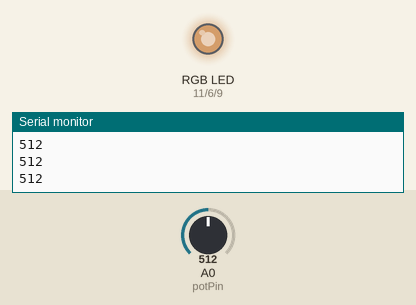
The sketch below on a simulated Arduino Uno, built with avr-gcc and run on an emulated ATmega328P. On the bench: an RGB LED mixed from three pins (HIGH = lit), the last lines printed to the serial monitor. The test bench sets the inputs (shaded band); at power-on: A0 (potPin) = 512. Dim RGB values are drawn brighter than linear.

Above: at 1.2 s.
1.3 s: A0 (potPin) set to 716
At 1.8 s:
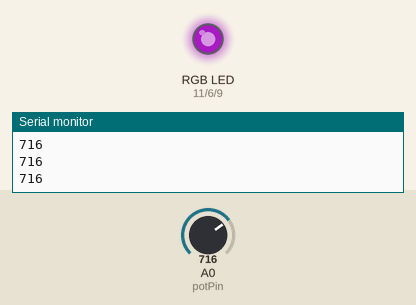
2.8 s: A0 (potPin) set to 900
At 3.2 s:
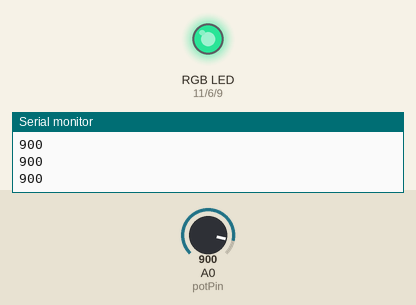
4.3 s: A0 (potPin) set to 1023
At 4.6 s:
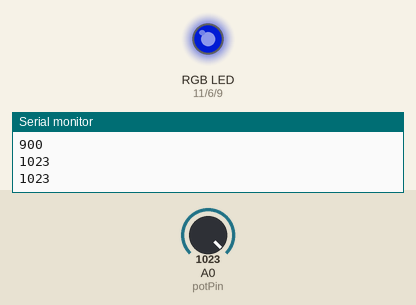
5.8 s: A0 (potPin) set to 306
At 7.0 s:
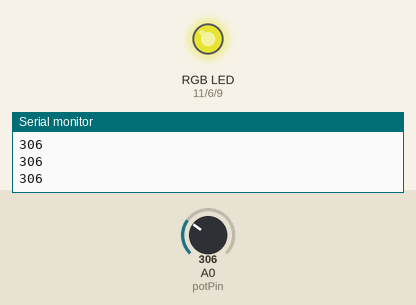
7.3 s: A0 (potPin) set to 122
At 8.5 s:
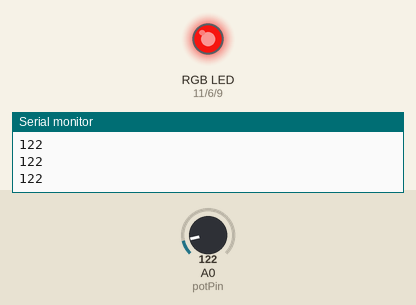
8.8 s: A0 (potPin) set to 0
At 10.0 s:
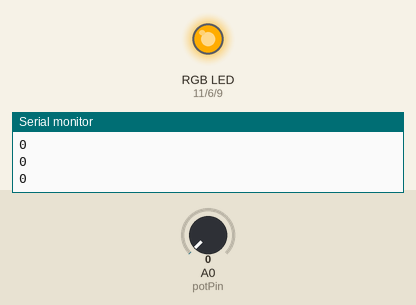
Timing chart, 0 to 11.3 s (numbered marks = the images above; inputs shaded):
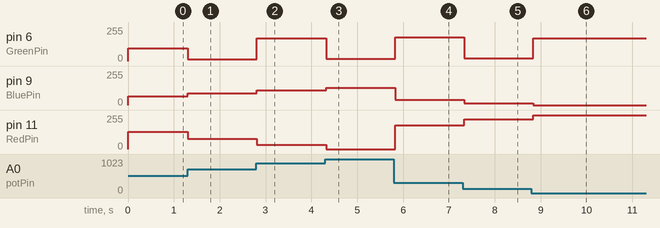

Measured:
- after the input at 1.3 s, pin 6 (GreenPin): 95/255 → 12/255 at once; pin 9 (BluePin): 64/255 → 89/255 at once; pin 11 (RedPin): 128/255 → 77/255 at once
- after the input at 2.8 s, pin 6 (GreenPin): 12/255 → 169/255 at once; pin 9 (BluePin): 89/255 → 112/255 at once; pin 11 (RedPin): 77/255 → 31/255 at once
- after the input at 4.3 s, pin 6 (GreenPin): 169/255 → 17/255 at once; pin 9 (BluePin): 112/255 → 128/255 at once; pin 11 (RedPin): 31/255 → 0/255 at once
- after the input at 5.8 s, pin 6 (GreenPin): 17/255 → 177/255 at once; pin 9 (BluePin): 128/255 → 38/255 at once; pin 11 (RedPin): 0/255 → 179/255 at once
- after the input at 7.3 s, pin 6 (GreenPin): 177/255 → 20/255 at once; pin 9 (BluePin): 38/255 → 15/255 at once; pin 11 (RedPin): 179/255 → 225/255 at once
- after the input at 8.8 s, pin 6 (GreenPin): 20/255 → 172/255 at once; pin 9 (BluePin): 15/255 → 0/255 at once; pin 11 (RedPin): 225/255 → 255/255 at once

The sketch:

moodlamp2.ino
```cpp
// Interactive Mood Lamp

int red, green, blue;
int RedPin = 11;
int GreenPin = 6;
int BluePin = 9;
int potPin = A0;
int potValue = 0;

void setup()
{
 Serial.begin(9600);
}

void loop()
{
 potValue = analogRead(potPin);

 red = map(potValue, 0, 1023, 255, 0);
 green = map(potValue, 400, 700, 0, 255);
 blue = map(potValue, 0, 1023, 0, 128);

 analogWrite (RedPin, red);
 analogWrite (GreenPin, green);
 analogWrite (BluePin, blue);
 delay(100);

 Serial.println(potValue);
}
```
